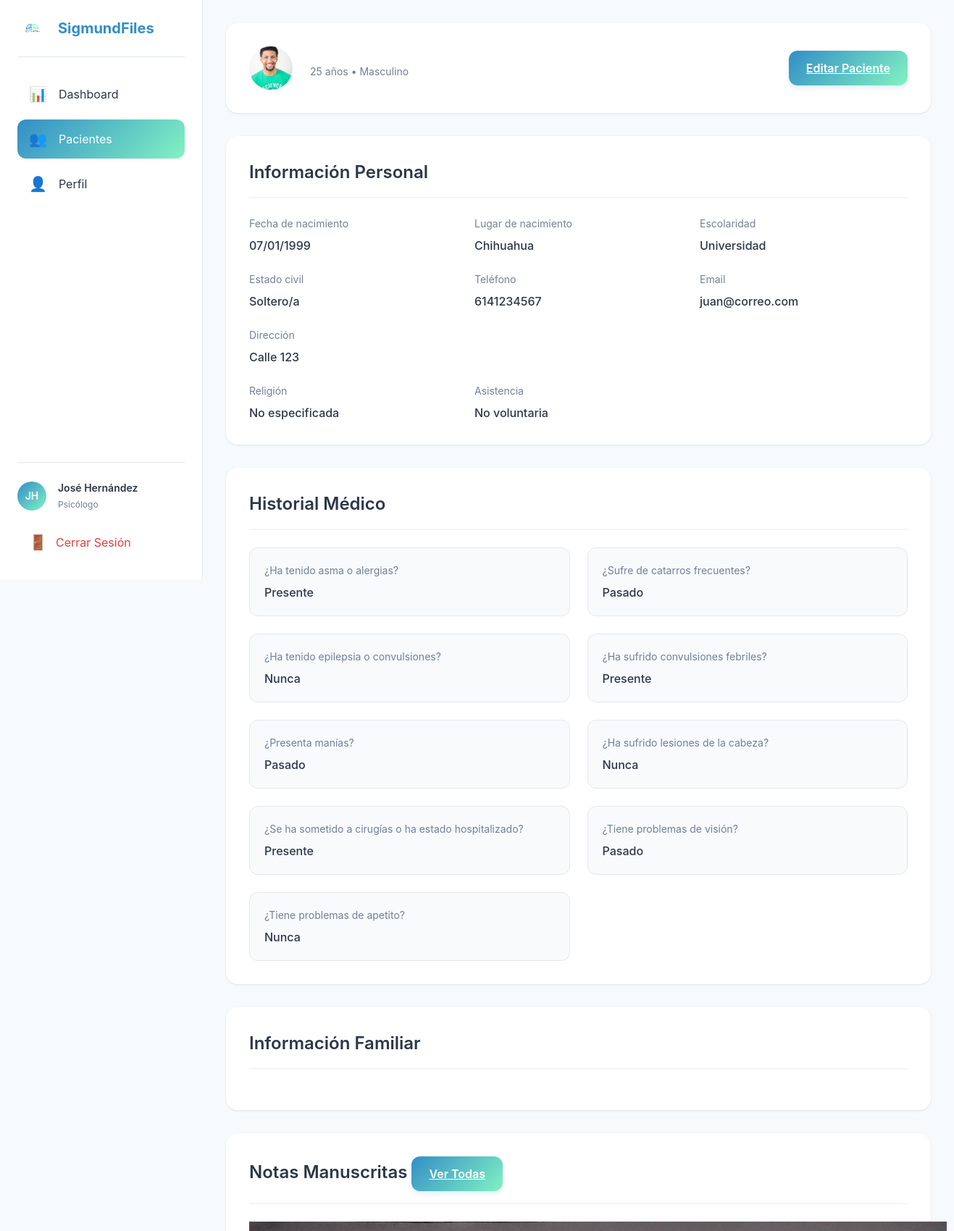
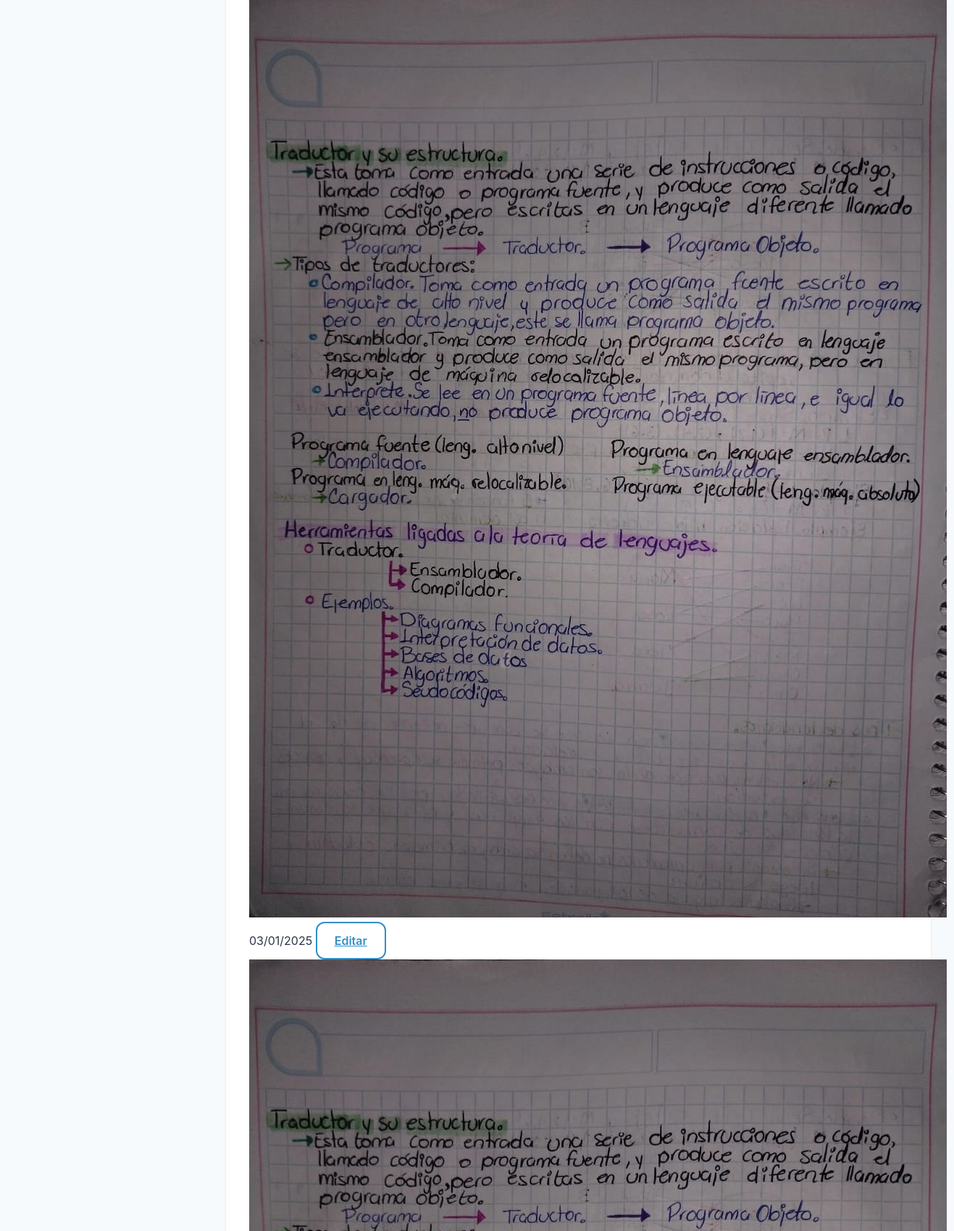
The page /patients/1/ (signed in, upper part) on the database its author committed (2 pictures, top to bottom).
### accounts/models.py (models this page shows, shortened)
class Psychologist(AbstractUser):
    professional_license = models.CharField(max_length=50, unique=True)
    institution = models.CharField(max_length=200, blank=True)
    updated_at = models.DateTimeField(auto_now=True)
    history = HistoricalRecords()
    email = models.EmailField(unique=True)
    USERNAME_FIELD = 'email'
    REQUIRED_FIELDS = ['username']  # username sigue siendo requerido por AbstractUser
    class Meta:
        verbose_name = 'Psychologist'
        verbose_name_plural = 'Psychologists'

### patients/models/patient.py (models this page shows, shortened)
class Patient(models.Model):
    GENDER_CHOICES = [
        ('M', 'Masculino'),
        ('F', 'Femenino'),
        ('O', 'Otro'),
    ]
    MARITAL_STATUS_CHOICES = [
        ('S', 'Soltero/a'),
        ('C', 'Casado/a'),
        ('D', 'Divorciado/a'),
        ('V', 'Viudo/a'),
    ]
    psychologist = models.ForeignKey(Psychologist, on_delete=models.CASCADE, related_name='patients')
    photo = models.ImageField(upload_to='patient_photos/', blank=True, null=True)
    created_at = models.DateTimeField(auto_now_add=True)
    updated_at = models.DateTimeField(auto_now=True)
    first_name = models.CharField(max_length=100)
    last_name = models.CharField(max_length=100)
    birth_date = models.DateField()
    gender = models.CharField(max_length=1, choices=GENDER_CHOICES)
    birthplace = models.CharField(max_length=200)
    education_level = models.CharField(max_length=100)
    marital_status = models.CharField(max_length=1, choices=MARITAL_STATUS_CHOICES)
    email = models.EmailField(blank=True)
    phone = models.CharField(max_length=20)
    address = models.TextField()
    religion = models.CharField(max_length=100, blank=True)
    voluntary_assistance = models.BooleanField(default=True)
    history = HistoricalRecords()
    @property
    def age(self):
        from datetime import date
        today = date.today()
        return today.year - self.birth_date.year - ((today.month, today.day) < (self.birth_date.month, self.birth_date.day))

### patients/models/medical.py (models this page shows)
class MedicalHistory(models.Model):
    CONDITION_CHOICES = [
        ('N', 'Nunca'),
        ('P', 'Pasado'),
        ('A', 'Presente'),
    ]
    patient = models.OneToOneField(Patient, on_delete=models.CASCADE, related_name='medical_history')
    asthma_allergies = models.CharField(max_length=1, choices=CONDITION_CHOICES)
    frequent_colds = models.CharField(max_length=1, choices=CONDITION_CHOICES)
    epilepsy_seizures = models.CharField(max_length=1, choices=CONDITION_CHOICES)
    febrile_seizures = models.CharField(max_length=1, choices=CONDITION_CHOICES)
    manias = models.CharField(max_length=1, choices=CONDITION_CHOICES)
    head_injuries = models.CharField(max_length=1, choices=CONDITION_CHOICES)
    surgeries_hospitalizations = models.CharField(max_length=1, choices=CONDITION_CHOICES)
    vision_problems = models.CharField(max_length=1, choices=CONDITION_CHOICES)
    appetite_problems = models.CharField(max_length=1, choices=CONDITION_CHOICES)
    history = HistoricalRecords()

### patients/models/notes.py (models this page shows, shortened)
class HandwrittenNote(models.Model):
    patient = models.ForeignKey(Patient, on_delete=models.CASCADE, related_name='handwritten_notes')
    image = models.ImageField(upload_to='notes/images/')
    created_at = models.DateTimeField(auto_now_add=True)
    updated_at = models.DateTimeField(auto_now=True)
    digitized_text = models.TextField(blank=True)
    corrected_text = models.TextField(blank=True)
    class Meta:
        ordering = ['-created_at']

### patients/views/patient.py (the view)
# urls.py: path('<int:pk>/', patient.PatientDetailView.as_view(), name='patient_detail'),
class PatientDetailView(LoginRequiredMixin, DetailView):
    model = Patient
    template_name = 'patients/patient_detail.html'
    context_object_name = 'patient'
    def get_context_data(self, **kwargs):
        context = super().get_context_data(**kwargs)
        context['medical_questions'] = MEDICAL_HISTORY_QUESTIONS
        return context
    def get_queryset(self):
        return Patient.objects.filter(psychologist=self.request.user)

### patients/templatetags/patient_extras.py (called while the page is built)
@register.filter
def get_choice_display(obj, field_name):
    choices = {
        'N': 'Nunca',
        'P': 'Pasado',
        'A': 'Presente'
    }
    value = getattr(obj, field_name, '')
    return choices.get(value, value)

### templates/patients/patient_detail.html (shortened to what this page needs)
{% extends "base_dashboard.html" %}
{% load static %}
{% load patient_extras %}
{% block content %}
<div class="patient-detail-container">
    {% include "patients/includes/detail_header.html" %}
    <div class="patient-detail-content">
        {% include "patients/includes/detail_personal_info.html" %}
        {% include "patients/includes/detail_medical_history.html" %}
        {% include "patients/includes/detail_family_info.html" %}
        {% include "patients/includes/detail_notes.html" %}
    </div>
</div>
{% endblock %}

### templates/base_dashboard.html (shortened to what this page needs)
<!DOCTYPE html>
<html lang="es">
<head>
    {% load static %}
    <link rel="stylesheet" href="{% static 'css/base.css' %}">
    <link rel="stylesheet" href="{% static 'css/components/buttons.css' %}">
    <link rel="stylesheet" href="{% static 'css/components/forms.css' %}">
    <link rel="stylesheet" href="{% static 'css/components/mobile-nav.css' %}">
    <link rel="stylesheet" href="{% static 'css/sidebar.css' %}">
    <link rel="stylesheet" href="{% static 'css/profile.css' %}">
    <link rel="stylesheet" href="{% static 'css/patients/detail.css' %}">
    <link rel="stylesheet" href="{% static 'css/patients/list.css' %}">
    <link rel="stylesheet" href="{% static 'css/components/loading.css' %}">
    <link rel="stylesheet" href="{% static 'css/patients/notes/notes.css' %}">
</head>
<body>
    <div class="layout has-sidebar">
        <aside class="sidebar" id="sidebar">
            <div class="sidebar-header">
                <img src="{% static 'img/logo.png' %}" alt="SigmundFiles Logo" class="sidebar-logo">
                <h1>SigmundFiles</h1>
            </div>
            <nav class="sidebar-nav">
                <a href="{% url 'dashboard' %}" class="nav-item {% if request.resolver_match.url_name == 'dashboard' %}active{% endif %}">
                    <span class="nav-icon">📊</span>
                    <span>Dashboard</span>
                </a>
                <a href="{% url 'patient_list' %}" class="nav-item {% if 'patient' in request.resolver_match.url_name %}active{% endif %}">
                    <span class="nav-icon">👥</span>
                    <span>Pacientes</span>
                </a>
                <a href="{% url 'profile' %}" class="nav-item {% if 'profile' in request.resolver_match.url_name %}active{% endif %}">
                    <span class="nav-icon">👤</span>
                    <span>Perfil</span>
                </a>
            </nav>
            <div class="sidebar-footer">
                <div class="user-info">
                    <div class="user-avatar">
                        {{ user.first_name|make_list|first }}{{ user.last_name|make_list|first }}
                    </div>
                    <div class="user-details">
                        <p class="user-name">{{ user.get_full_name }}</p>
                        <p class="user-role">Psicólogo</p>
                    </div>
                </div>
                <a href="{% url 'logout' %}" class="logout-btn">
                    <span class="nav-icon">🚪</span>
                    <span>Cerrar Sesión</span>
                </a>
            </div>
        </aside>
        <main class="main-content">
            {% block content %}{% endblock %}
        </main>
    </div>
</body>
</html>

### templates/patients/includes/detail_header.html (shortened to what this page needs)
<div class="detail-header">
    <div class="patient-profile">
        <div class="patient-avatar">
            {% if patient.photo %}
            <img src="{{ patient.photo.url }}" alt="{{ patient.get_full_name }}">
            {% else %}
            <div class="avatar-placeholder">
                {{ patient.first_name|make_list|first }}{{ patient.last_name|make_list|first }}
            </div>
            {% endif %}
        </div>
        <div class="patient-basic-info">
            <p class="patient-meta">{{ patient.age }} años • {{ patient.get_gender_display }}</p>
        </div>
    </div>
    <div class="header-actions">
        <a href="{% url 'patient_edit' patient.id %}" class="btn btn-primary">
            Editar Paciente
        </a>
    </div>
</div>

### templates/patients/includes/detail_personal_info.html
<div class="detail-section">
    <h2 class="section-title">Información Personal</h2>
    <div class="info-grid">
        <div class="info-item">
            <span class="info-label">Fecha de nacimiento</span>
            <span class="info-value">{{ patient.birth_date|date:"d/m/Y" }}</span>
        </div>
        <div class="info-item">
            <span class="info-label">Lugar de nacimiento</span>
            <span class="info-value">{{ patient.birthplace }}</span>
        </div>
        <div class="info-item">
            <span class="info-label">Escolaridad</span>
            <span class="info-value">{{ patient.education_level }}</span>
        </div>
        <div class="info-item">
            <span class="info-label">Estado civil</span>
            <span class="info-value">{{ patient.get_marital_status_display }}</span>
        </div>
        <div class="info-item">
            <span class="info-label">Teléfono</span>
            <span class="info-value">{{ patient.phone }}</span>
        </div>
        <div class="info-item">
            <span class="info-label">Email</span>
            <span class="info-value">{{ patient.email|default:"No especificado" }}</span>
        </div>
        <div class="info-item full-width">
            <span class="info-label">Dirección</span>
            <span class="info-value">{{ patient.address }}</span>
        </div>
        <div class="info-item">
            <span class="info-label">Religión</span>
            <span class="info-value">{{ patient.religion|default:"No especificada" }}</span>
        </div>
        <div class="info-item">
            <span class="info-label">Asistencia</span>
            <span class="info-value">{{ patient.voluntary_assistance|yesno:"Voluntaria,No voluntaria" }}</span>
        </div>
    </div>
</div>

### templates/patients/includes/detail_medical_history.html (shortened to what this page needs)
{% load patient_extras %}
<div class="detail-section">
    <h2 class="section-title">Historial Médico</h2>
    {% if patient.medical_history %}
    <div class="medical-history-grid">
        {% for question in medical_questions %}
        <div class="medical-item">
            <span class="medical-label">{{ question.text }}</span>
            <span class="medical-value">
                {{ patient.medical_history|get_choice_display:question.id }}
            </span>
        </div>
        {% endfor %}
    </div>
    {% endif %}
</div>

### templates/patients/includes/detail_notes.html (shortened to what this page needs)
<div class="detail-section">
    <h2 class="section-title">
        Notas Manuscritas
        <a href="{% url 'patient_notes' patient.pk %}" class="btn btn-primary btn-sm">
            Ver Todas
        </a>
    </h2>
    {% if patient.handwritten_notes.exists %}
    <div class="notes-preview">
        {% for note in patient.handwritten_notes.all|slice:":3" %}
        <div class="note-card">
            <div class="note-image">
                <img src="{{ note.image.url }}" alt="Nota manuscrita">
            </div>
            <div class="note-content">
                <div class="note-meta">
                    <span>{{ note.created_at|date:"d/m/Y" }}</span>
                    <a href="{% url 'note_edit' note.id %}" class="btn btn-outline btn-sm">
                        Editar
                    </a>
                </div>
            </div>
        </div>
        {% endfor %}
    </div>
    {% endif %}
</div>

### static/css/base.css (style rules this page uses)
:root { --primary-blue: #328ec7; --primary-mint: #82f2c2; --text-dark: #2d3748; --text-light: #718096; --white: #ffffff; --error: #e53e3e; --gradient: linear-gradient(135deg, var(--primary-blue) 0%, var(--primary-mint) 100%); --sidebar-width: 280px; }
* { margin: 0; padding: 0; box-sizing: border-box; }
body { font-family: 'Inter', system-ui, -apple-system, sans-serif; color: var(--text-dark); line-height: 1.5; background-color: #f7fafc; min-height: 100vh; }
.layout { min-height: 100vh; display: flex; }
.main-content { flex: 1; min-width: 0; margin-left: var(--sidebar-width); background: #f7fafc; min-height: 100vh; width: calc(100% - var(--sidebar-width)); }

### static/css/components/buttons.css (style rules this page uses)
.btn { display: inline-block; padding: 0.75rem 1.25rem; font-weight: 600; text-align: center; border-radius: 0.75rem; transition: all 0.2s ease; cursor: pointer; border: none; font-size: 0.875rem; width: auto; }
.btn-primary { background: var(--gradient); color: var(--white); box-shadow: 0 4px 6px rgba(50, 142, 199, 0.12); }
.btn-outline { border: 2px solid var(--primary-blue); color: var(--primary-blue); background: transparent; }
@media (min-width: 640px) { .btn { padding: 0.875rem 1.5rem; font-size: 1rem; } }

### static/css/sidebar.css (style rules this page uses)
.sidebar { background: var(--white); border-right: 1px solid #e2e8f0; padding: 1.5rem; display: flex; flex-direction: column; position: fixed; width: var(--sidebar-width); height: 100vh; overflow-y: auto; left: 0; top: 0; z-index: 50; transition: transform 0.3s ease; }
.sidebar-header { display: flex; align-items: center; gap: 1rem; padding-bottom: 1.5rem; border-bottom: 1px solid #e2e8f0; margin-bottom: 1.5rem; }
.sidebar-logo { width: 40px; height: auto; }
.sidebar-header h1 { font-size: 1.25rem; font-weight: 700; color: var(--primary-blue); margin: 0; }
.sidebar-nav { flex: 1; display: flex; flex-direction: column; gap: 0.5rem; }
.nav-item { display: flex; align-items: center; gap: 1rem; padding: 0.75rem 1rem; border-radius: 0.75rem; color: var(--text-dark); text-decoration: none; transition: all 0.2s ease; }
.nav-item.active { background: var(--gradient); color: var(--white); }
.nav-icon { font-size: 1.25rem; }
.sidebar-footer { padding-top: 1.5rem; border-top: 1px solid #e2e8f0; margin-top: auto; }
.user-info { display: flex; align-items: center; gap: 1rem; margin-bottom: 1rem; }
.user-avatar { width: 40px; height: 40px; border-radius: 50%; background: var(--gradient); display: flex; align-items: center; justify-content: center; color: var(--white); font-weight: 600; font-size: 0.875rem; }
.user-details { flex: 1; min-width: 0; }
.user-name { font-weight: 600; color: var(--text-dark); font-size: 0.875rem; margin: 0; white-space: nowrap; overflow: hidden; text-overflow: ellipsis; }
.user-role { color: var(--text-light); font-size: 0.75rem; margin: 0.25rem 0 0 0; }
.logout-btn { display: flex; align-items: center; gap: 0.75rem; padding: 0.75rem 1rem; border-radius: 0.75rem; color: #e53e3e; text-decoration: none; transition: all 0.2s ease; margin-top: 0.5rem; }

### static/css/patients/list.css (style rules this page uses)
.patient-avatar { width: 60px; height: 60px; border-radius: 50%; object-fit: cover; }
.patient-meta { font-size: 0.875rem; color: var(--text-light); }

### static/css/patients/notes/notes.css (style rules this page uses)
.btn { padding: 0.75rem 1.5rem; border-radius: 0.75rem; font-weight: 600; transition: all 0.3s ease; }
.btn-outline { border: 2px solid var(--primary-blue); color: var(--primary-blue); background: transparent; }
.btn-primary { background: var(--gradient); color: white; border: none; }

### rows shown on the page
Psychologist: first_name|make_list "J", last_name|make_list "H", get_full_name "José Hernández"
Patient: photo (picture), age "25", gender "Masculino", birth_date "07/01/1999", birthplace "Chihuahua", education_level "Universidad", marital_status "Soltero/a", phone "6141234567", email "juan@correo.com", address "Calle 123", religion "No especificada", voluntary_assistance "No voluntaria", medical_history|get_choice_display "Presente" "Pasado" "Nunca" "Presente" "Pasado" "Nunca" "Presente" "Pasado" "Nunca"
HandwrittenNote: image (picture), created_at "03/01/2025"
HandwrittenNote: image (picture)

### other values the page prints
{{ question.text }} "¿Ha tenido asma o alergias?" "¿Sufre de catarros frecuentes?" "¿Ha tenido epilepsia o convulsiones?" "¿Ha sufrido convulsiones febriles?" "¿Presenta manías?" "¿Ha sufrido lesiones de la cabeza?" "¿Se ha sometido a cirugías o ha estado hospitalizado?" "¿Tiene problemas de visión?" "¿Tiene problemas de apetito?"
